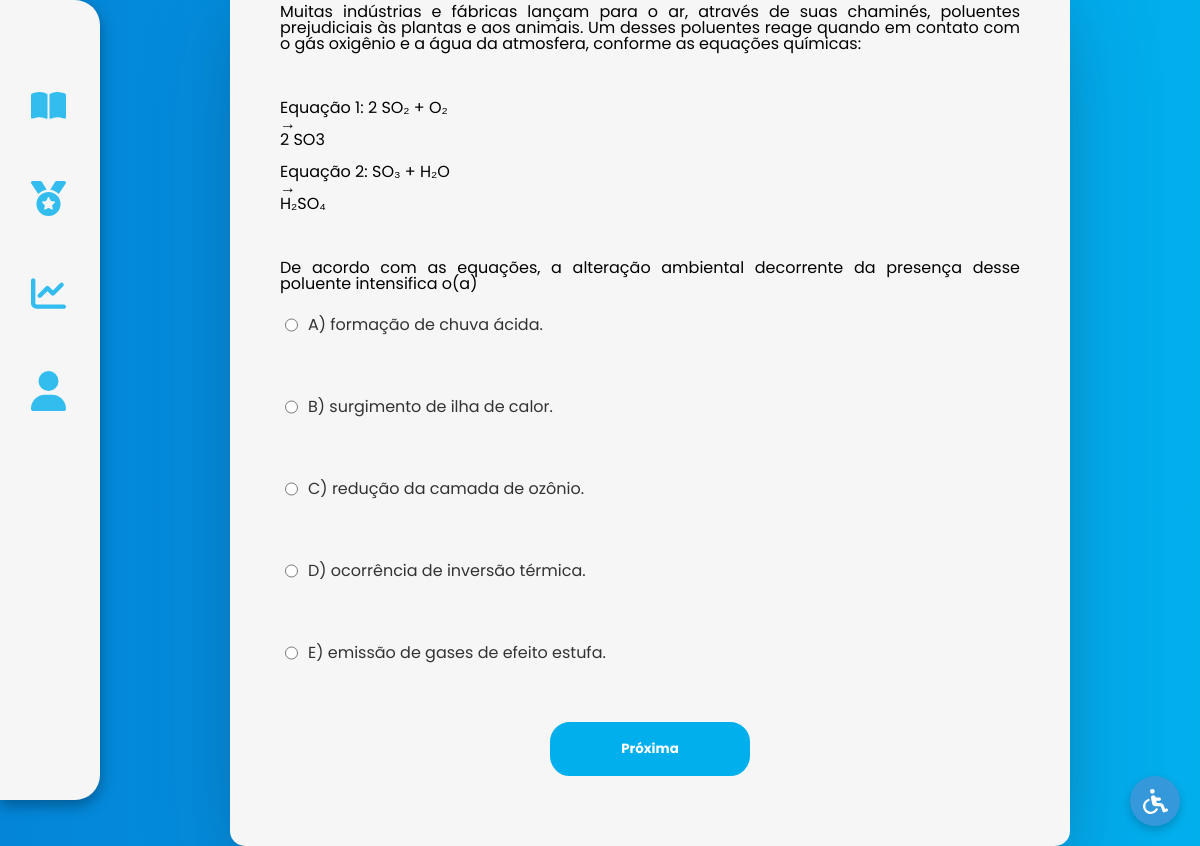
/app/public/src/funcoes/questionario.php?subconteudo_id=14 (signed in), run on the app's committed database.
### tables this page shows
CREATE TABLE `perguntas` (
  `pergunta_id` int(11) NOT NULL,
  `enunciado` text NOT NULL,
  `questionario_id` int(11) DEFAULT NULL
);

CREATE TABLE `alternativas` (
  `alternativa_id` int(11) NOT NULL,
  `texto` varchar(255) NOT NULL,
  `correta` tinyint(1) NOT NULL,
  `pergunta_id` int(11) DEFAULT NULL
);

### app/public/src/funcoes/questionario.php (the view, shortened to what this page needs)
<?php
    include_once('../autenticacao/connect.php');
?>
<!DOCTYPE html>
<html lang="en">
<head>
    <link rel="stylesheet" href="../../assets/css/reset.css">
    <link rel="stylesheet" href="../../assets/css/questionario.css">
    <link rel="stylesheet" href="../../assets/css/navbargambiarra.css">
</head>
<body>
    <div class="container">
            <?php include ('../../assets/components/navbargambiarra.php'); ?>
            <div class="contentwrapper">
                <div class="questionariowrapper">
                    <?php
                        $subconteudoId = intval($_GET['subconteudo_id']);
                        $sql = "SELECT questionario_id FROM questionarios WHERE subconteudo_id = ?";
                        $stmt = $conexao->prepare($sql);
                        $stmt->bind_param('i', $subconteudoId);
                        $stmt->execute();
                        $questionario = $stmt->get_result()->fetch_assoc();
                        if ($questionario) {
                            $questionarioId = $questionario['questionario_id'];
                            $sqlPerguntas = "SELECT pergunta_id, enunciado FROM perguntas WHERE questionario_id = ?";
                            $stmtPerguntas = $conexao->prepare($sqlPerguntas);
                            $stmtPerguntas->bind_param('i', $questionarioId);
                            $stmtPerguntas->execute();
                            $resultPerguntas = $stmtPerguntas->get_result();
                            if ($resultPerguntas->num_rows > 0) {
                                echo "<form action='correcao.php' method='POST'>";
                                $perguntaCount = 0;
                                while ($pergunta = $resultPerguntas->fetch_assoc()) {
                                    $perguntaCount++;
                                    echo "<div class='pergunta' id='pergunta_$perguntaCount' >";
                                    echo "<h3 class='perguntah3'>" . nl2br($pergunta['enunciado']) . "</h3>";
                                    $sqlAlternativas = "SELECT alternativa_id, texto FROM alternativas WHERE pergunta_id = ?";
                                    $stmtAlternativas = $conexao->prepare($sqlAlternativas);
                                    $stmtAlternativas->bind_param('i', $pergunta['pergunta_id']);
                                    $stmtAlternativas->execute();
                                    $resultAlternativas = $stmtAlternativas->get_result();
                                    while ($alternativa = $resultAlternativas->fetch_assoc()) {
                                        echo "<label class='alternativaLabel'><input class='perguntainput' type='radio' name='pergunta_" . $pergunta['pergunta_id'] . "' value='" . $alternativa['alternativa_id'] . "' required data-question-id='" . $pergunta['pergunta_id'] . "'> " . $alternativa['texto'] . "</label><br>";
                                    }
                                    echo "</div>";
                                }
                                echo "<button class='questionariobotao' type='button' onclick='nextQuestion()'>Próxima</button>";
                                echo "</form>";
                            } else {
                                echo "Nenhuma pergunta disponível.";
                            }
                        } else {
                            echo "Nenhum questionário encontrado.";
                        }
                    ?>
                </div>
            </div>
        </div>
<?php include ('../../assets/components/acbbotao.php'); ?>
</body>
</html>

### app/public/assets/css/questionario.css (style rules this page uses)
* { padding: 0; margin: 0; box-sizing: border-box; }
body { background-image: linear-gradient(to right, #0485D8, #02AFED); }
.container { display: flex; flex-direction: row; width: 100vw; height: 100vh; background-image: linear-gradient(to right, #0485D8, #02AFED); }
.contentwrapper { display: flex; text-align: center; justify-content: center; align-items: center; width: 100vw; min-height: 100vh; background-image: linear-gradient(to right, #0485D8, #02AFED); }
.questionariowrapper { padding: 50px; display: flex; flex-direction: column; width: 70vw; min-height: 70vh; align-items: center; background-color: #f6f6f6; box-shadow: rgba(255, 255, 255, 0.1) 0px 1px 1px 0px inset, rgba(50, 50, 93, 0.25) 0px 50px 100px -20px, rgba(0, 0, 0, 0.3) 0px 30px 60px -30px; text-align: center; border-radius: 15px; align-items: center; margin-left: 350px; }
.pergunta { display: flex; flex-direction: column; gap: 20px; }
.perguntah3 { font-family: 'poppins', sans-serif; font-size: 16px; text-align: justify; }
.perguntainput { font-family: 'poppins', sans-serif; }
.questionariobotao { width: 200px; padding: 15px 0; border-radius: 20px; margin: 20px 10px; font-weight: bold; border-color: #02AFED; background-color: #02AFED; color: white; border-style: solid; font-family: 'poppins', sans-serif; align-items: end; }
.alternativaLabel { font-family: 'poppins', sans-serif; font-size: 16px; color: #333; padding: 5px; cursor: pointer; display: flex; flex-direction: row; }
.perguntainput { margin-right: 10px; }
@media (max-width: 1400px) { .questionariowrapper { margin-left: 100px; } }

### app/public/assets/css/navbargambiarra.css (style rules this page uses)
* { margin: 0; padding: 0; box-sizing: border-box; }

### data on the page
perguntas: enunciado "Muitas indústrias e fábricas lançam para o ar, através de suas chaminés, poluentes prejudiciais às plantas e aos animais. Um desses poluentes reage quando em contato com o gás oxigênio e a água da atmosfera, conforme as equações químicas: Equação 1: 2 SO₂ + O₂ → 2 SO3 Equação 2: SO₃ + H₂O → H₂SO₄ De acordo com as equações, a alteração ambiental decorrente da presença desse poluente intensifica o(a)"
alternativas: texto "A) formação de chuva ácida."
alternativas: texto "B) surgimento de ilha de calor."
alternativas: texto "C) redução da camada de ozônio."
alternativas: texto "D) ocorrência de inversão térmica."
alternativas: texto "E) emissão de gases de efeito estufa."
